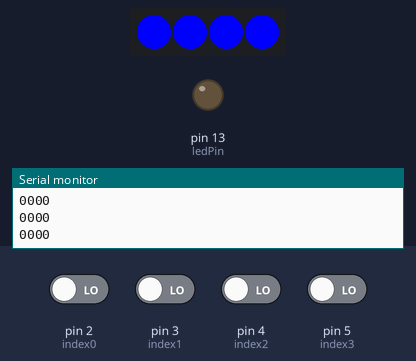
Simulated run of this sketch. Board: Arduino Uno, built with avr-gcc and run on an emulated ATmega328P. Shown: 4 RGB LEDs in strip order, left to right, output pins drawn as LEDs (lit = HIGH), the last lines printed to the serial monitor. The inputs (shaded band) are chosen by the test bench; at power-on: pin 2 (index0), pin 3 (index1), pin 4 (index2), pin 5 (index3) LOW.

Above: at 1.2 s.
1.3 s: pin 2 (index0) driven HIGH
At 2.0 s:
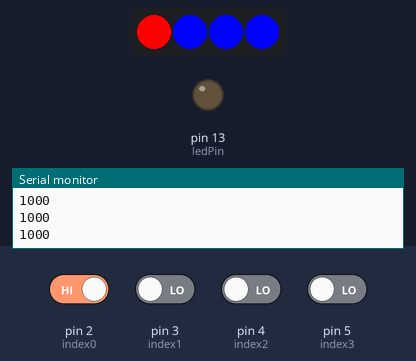
2.8 s: pin 3 (index1) driven HIGH
At 3.2 s:
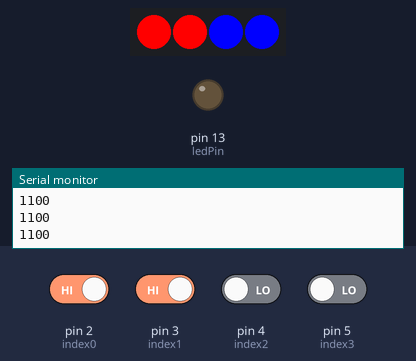
4.3 s: pin 4 (index2) driven HIGH
At 5.5 s:
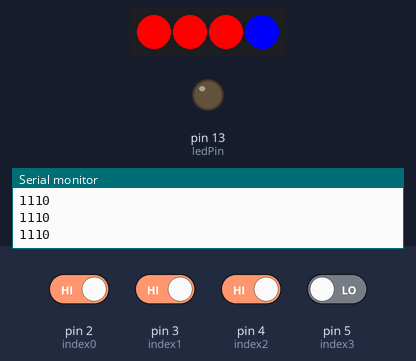
5.8 s: pin 5 (index3) driven HIGH
At 6.8 s:
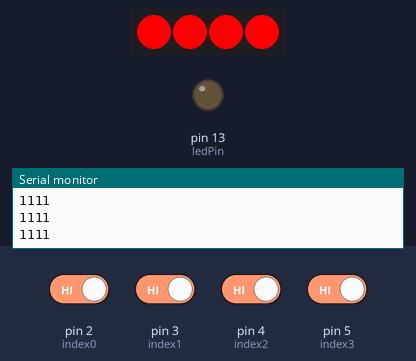
7.3 s: pin 2 (index0) driven LOW
At 8.0 s:
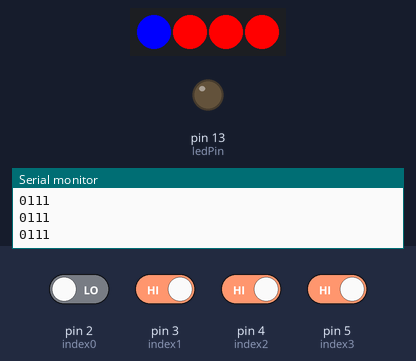
8.8 s: pin 3 (index1) driven LOW
At 9.2 s:
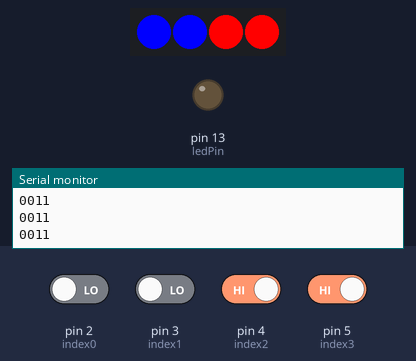
Timing chart, 0 to 11.3 s (numbered marks = the images above; inputs shaded):
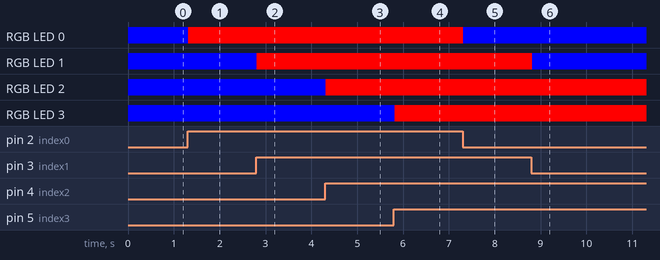

The sketch:

testHallsEffect.ino
```cpp
//Sets pin 13 to the same value as pin 7, declared as an input.
#include <FastLED.h>

#define LED_PIN 8
#define NUM_LEDS 4

#define ROWONE_NUM 4

CRGB leds[NUM_LEDS];


int ledPin = 13;  // LED connected to digital pin 13
int index0 = 2;
int index1 = 3;
int index2 = 4;
int index3 = 5;
int val = 0;      // variable to store the read value
int rowone[ROWONE_NUM];

void setup() {
  pinMode(ledPin, OUTPUT);  // sets the digital pin 13 as output
  pinMode(index0, INPUT);    // sets the digital pin 7 as input
  pinMode(index1, INPUT);    // sets the digital pin 7 as input
  pinMode(index2, INPUT);    // sets the digital pin 7 as input
  pinMode(index3, INPUT);    // sets the digital pin 7 as input

  Serial.begin(9600);   // initialize serial interface
  FastLED.addLeds<WS2812,LED_PIN,GRB>(leds, NUM_LEDS);

}

void loop() {
  rowone[0] = digitalRead(index0);   // read the input pin
  rowone[1] = digitalRead(index1);
  rowone[2] = digitalRead(index2);
  rowone[3] = digitalRead(index3);

  for (byte i = 0; i <= 3; i = i + 1) {
  Serial.print(rowone[i]);
  }

  Serial.println();

 for(int i = 0; i <= 3; i++) {
  if(rowone[i] == 0) {
    leds[i] = CRGB(0,0,255);
    FastLED.show();
  } else if(rowone[i] == 1) {
    leds[i] = CRGB(255,0,0);
    FastLED.show();
  }
 }
//
// for(int i = 0; i <= 6; i++) {
//  leds[i] = CRGB(255,0,0);
//  FastLED.show();
//  delay(40);
// }

}
```

Measured:
- after the input at 1.3 s, RGB LED 0: RGB(0, 0, 255) → RGB(255, 0, 0) at once
- after the input at 2.8 s, RGB LED 1: RGB(0, 0, 255) → RGB(255, 0, 0) at once
- after the input at 4.3 s, RGB LED 2: RGB(0, 0, 255) → RGB(255, 0, 0) at once
- after the input at 5.8 s, RGB LED 3: RGB(0, 0, 255) → RGB(255, 0, 0) at once
- after the input at 7.3 s, RGB LED 0: RGB(255, 0, 0) → RGB(0, 0, 255) at once
- after the input at 8.8 s, RGB LED 1: RGB(255, 0, 0) → RGB(0, 0, 255) at once
